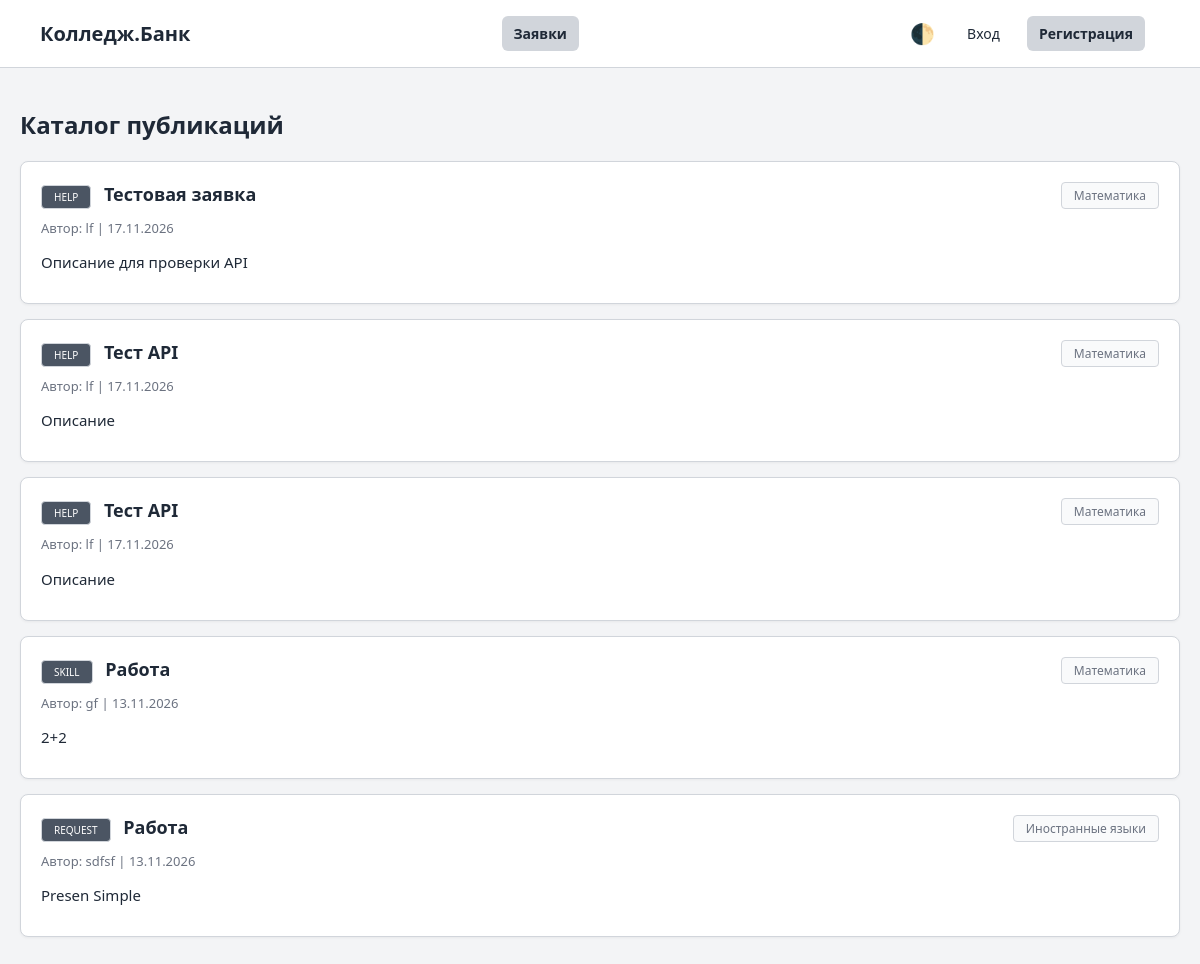
Before: / with the older database file.
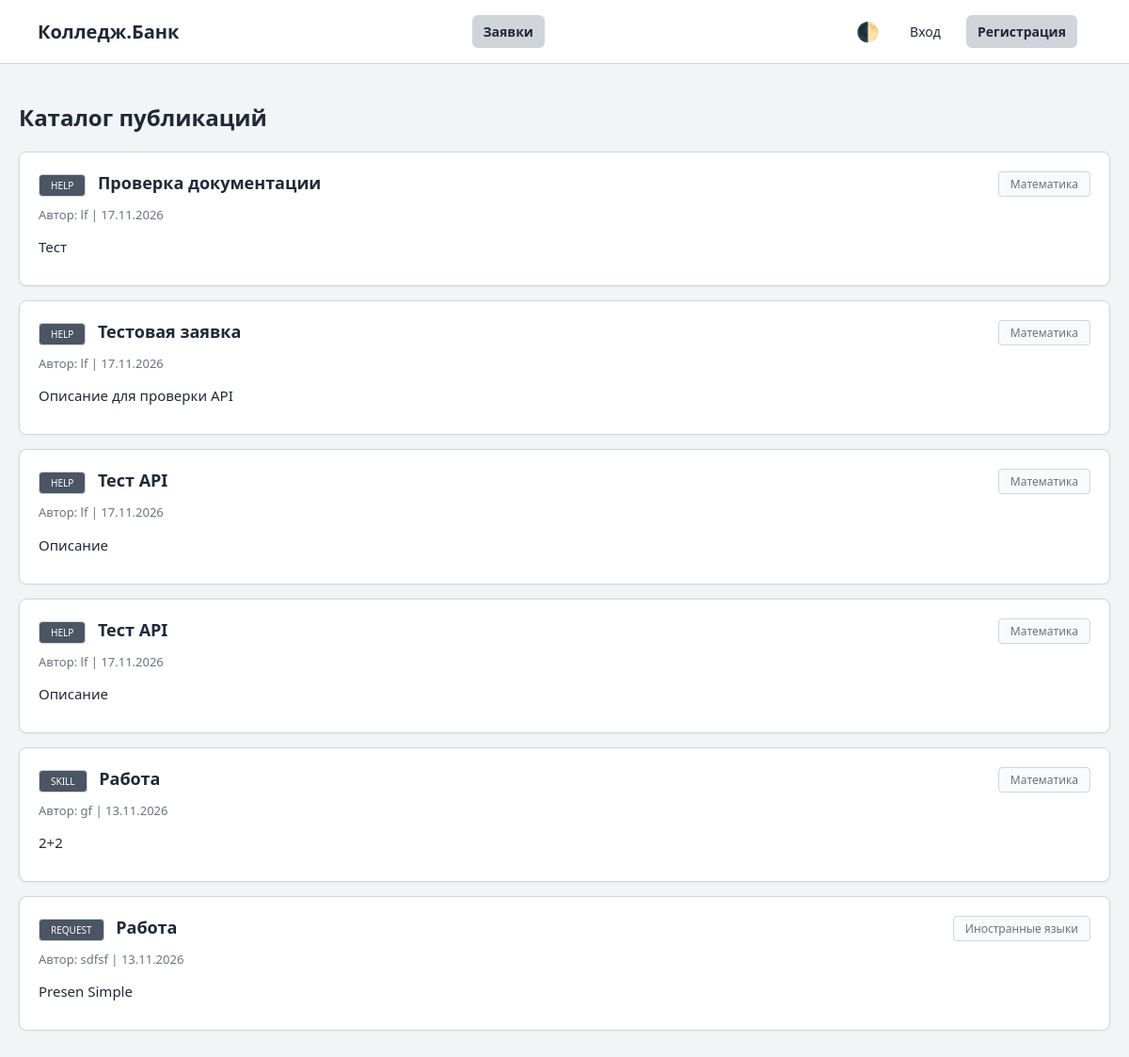
After: the same page with the newer database file.
### tables this page shows
CREATE TABLE offers (
    id INTEGER PRIMARY KEY AUTOINCREMENT,
    user_id INTEGER NOT NULL,
    category_id INTEGER NOT NULL,
    type TEXT DEFAULT 'help', 
    title TEXT NOT NULL,
    description TEXT,
    status TEXT DEFAULT 'active',
    created_at DATETIME DEFAULT CURRENT_TIMESTAMP,
    updated_at DATETIME DEFAULT CURRENT_TIMESTAMP,
    FOREIGN KEY (user_id) REFERENCES users(id) ON DELETE CASCADE,
    FOREIGN KEY (category_id) REFERENCES categories(id)
);

CREATE TABLE categories (
    id INTEGER PRIMARY KEY AUTOINCREMENT,
    name TEXT NOT NULL
);

CREATE TABLE users (
    id INTEGER PRIMARY KEY AUTOINCREMENT,
    name TEXT NOT NULL,
    email TEXT UNIQUE NOT NULL,
    password_hash TEXT NOT NULL,
    role TEXT DEFAULT 'user',
    bio TEXT DEFAULT 'Информация обо мне пока не заполнена.',
    skills TEXT DEFAULT 'Навыки не указаны',
    created_at DATETIME DEFAULT CURRENT_TIMESTAMP
);

### app/Controllers/OfferController.php (called while the page is built, shortened)
<?php
require_once __DIR__ . '/../Models/OfferModel.php';
class OfferController {
    public function index(): void {
        $offers = $this->model->getActive();
        require __DIR__ . '/../Views/offers/index.php';
    }
}
?>

### public/index.php (called while the page is built, shortened)
<?php
require_once __DIR__ . '/../app/Controllers/OfferController.php';
$pdo = getPdo();
$model = new OfferModel($pdo);
$controller = new OfferController($model);
$controller->index();
?>

### app/Models/OfferModel.php (called while the page is built, shortened)
<?php
class OfferModel {
    public function getActive(): array {
        $stmt = $this->pdo->prepare(
            'SELECT o.*, u.name as author_name, c.name as cat_name
             FROM offers o
             JOIN users u ON o.user_id = u.id
             JOIN categories c ON o.category_id = c.id
             WHERE o.status = ?
             ORDER BY o.created_at DESC'
        );
        $stmt->execute(['active']);
        return $stmt->fetchAll();
    }
}
?>

### app/Views/offers/index.php (the view, shortened to what this page needs)
<!DOCTYPE html>
<html lang="ru">
<head>
    <link rel="stylesheet" href="style.css">
</head>
<body>
    <div class="top-bar">
        <div><strong>Колледж.Банк</strong></div>
        <div>
            <a href="index.php" class="nav-link active">Заявки</a>
        </div>
        <div style="display: flex; align-items: center;">
            <button class="theme-toggle" onclick="toggleTheme()" title="Сменить тему">🌓</button>
            <?php if (isset($_SESSION['user_id'])): ?>
                <a href="profile.php" class="nav-link" style="margin-right: 15px;">Личный кабинет</a>
                <a href="logout.php" class="logout-btn">Выйти</a>
            <?php else: ?>
                <a href="login.php" class="nav-link">Вход</a>
                <a href="register.php" class="nav-link active">Регистрация</a>
            <?php endif; ?>
        </div>
    </div>
    <div class="dashboard-container">
        <h2>Каталог публикаций</h2>
        <div style="margin-top: 20px;">
            <?php if (empty($offers)): ?>
                <p style="color:var(--text-muted);">Нет активных публикаций.</p>
            <?php else: ?>
                <?php foreach ($offers as $o): ?>
                    <div class="offer-card">
                        <div style="display: flex; justify-content: space-between; align-items: flex-start;">
                            <h3>
                                <span class="badge" style="background:var(--accent); color:white; margin-right:8px; text-transform:uppercase; font-size:10px;">
                                    <?= htmlspecialchars($o['type']) ?>
                                </span>
                                <?= htmlspecialchars($o['title']) ?>
                            </h3>
                            <span class="badge"><?= htmlspecialchars($o['cat_name']) ?></span>
                        </div>
                        <p class="meta">Автор: <?= htmlspecialchars($o['author_name']) ?> | <?= date('d.m.Y', strtotime($o['created_at'])) ?></p>
                        <p><?= nl2br(htmlspecialchars($o['description'])) ?></p>
                    </div>
                <?php endforeach; ?>
            <?php endif; ?>
        </div>
    </div>
</body>
</html>

Changed rows visible on the page:
added offers: type "HELP", title "Проверка документации", category.name "Математика", user.name "lf", created_at "17.11.2026", description "Тест"
